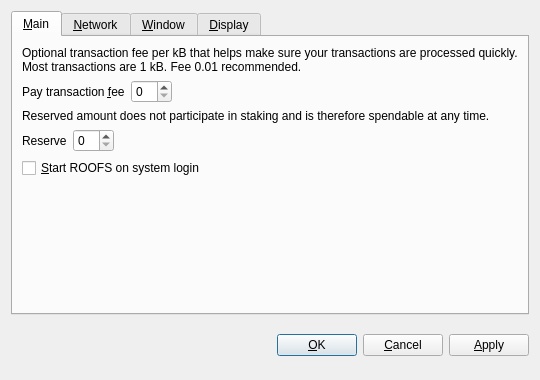
<?xml version="1.0" encoding="UTF-8"?>
<ui version="4.0">
 <class>OptionsDialog</class>
 <widget class="QDialog" name="OptionsDialog">
  <property name="geometry">
   <rect>
    <x>0</x>
    <y>0</y>
    <width>540</width>
    <height>380</height>
   </rect>
  </property>
  <property name="windowTitle">
   <string>Options</string>
  </property>
  <property name="modal">
   <bool>true</bool>
  </property>
  <layout class="QVBoxLayout" name="verticalLayout">
   <item>
    <widget class="QTabWidget" name="tabWidget">
     <property name="tabPosition">
      <enum>QTabWidget::North</enum>
     </property>
     <property name="currentIndex">
      <number>0</number>
     </property>
     <widget class="QWidget" name="tabMain">
      <attribute name="title">
       <string>&amp;Main</string>
      </attribute>
      <layout class="QVBoxLayout" name="verticalLayout_Main">
       <item>
        <widget class="QLabel" name="transactionFeeInfoLabel">
         <property name="text">
          <string>Optional transaction fee per kB that helps make sure your transactions are processed quickly. Most transactions are 1 kB. Fee 0.01 recommended.</string>
         </property>
         <property name="textFormat">
          <enum>Qt::PlainText</enum>
         </property>
         <property name="wordWrap">
          <bool>true</bool>
         </property>
        </widget>
       </item>
       <item>
        <layout class="QHBoxLayout" name="horizontalLayoutFee">
         <item>
          <widget class="QLabel" name="transactionFeeLabel">
           <property name="text">
            <string>Pay transaction &amp;fee</string>
           </property>
           <property name="textFormat">
            <enum>Qt::PlainText</enum>
           </property>
           <property name="buddy">
            <cstring>transactionFee</cstring>
           </property>
          </widget>
         </item>
         <item>
          <widget class="BitcoinAmountField" name="transactionFee"/>
         </item>
         <item>
          <spacer name="horizontalSpacerFee">
           <property name="orientation">
            <enum>Qt::Horizontal</enum>
           </property>
           <property name="sizeHint" stdset="0">
            <size>
             <width>40</width>
             <height>20</height>
            </size>
           </property>
          </spacer>
         </item>
        </layout>
       </item>
       <item>
        <widget class="QLabel" name="reserveBalanceInfoLabel">
         <property name="text">
          <string>Reserved amount does not participate in staking and is therefore spendable at any time.</string>
         </property>
         <property name="textFormat">
          <enum>Qt::PlainText</enum>
         </property>
         <property name="wordWrap">
          <bool>true</bool>
         </property>
        </widget>
       </item>
       <item>
        <layout class="QHBoxLayout" name="horizontalLayoutReserveBalance">
         <item>
          <widget class="QLabel" name="reserveBalanceLabel">
           <property name="text">
            <string>Reserve</string>
           </property>
           <property name="textFormat">
            <enum>Qt::PlainText</enum>
           </property>
           <property name="buddy">
            <cstring>reserveBalance</cstring>
           </property>
          </widget>
         </item>
         <item>
          <widget class="BitcoinAmountField" name="reserveBalance"/>
         </item>
         <item>
          <spacer name="horizontalSpacerReserveBalance">
           <property name="orientation">
            <enum>Qt::Horizontal</enum>
           </property>
           <property name="sizeHint" stdset="0">
            <size>
             <width>40</width>
             <height>20</height>
            </size>
           </property>
          </spacer>
         </item>
        </layout>
       </item>
       <item>
        <widget class="QCheckBox" name="bitcoinAtStartup">
         <property name="toolTip">
          <string>Automatically start ROOFS after logging in to the system.</string>
         </property>
         <property name="text">
          <string>&amp;Start ROOFS on system login</string>
         </property>
        </widget>
       </item>
       <item>
        <spacer name="verticalSpacer_Main">
         <property name="orientation">
          <enum>Qt::Vertical</enum>
         </property>
         <property name="sizeHint" stdset="0">
          <size>
           <width>20</width>
           <height>40</height>
          </size>
         </property>
        </spacer>
       </item>
      </layout>
     </widget>
     <widget class="QWidget" name="tabNetwork">
      <attribute name="title">
       <string>&amp;Network</string>
      </attribute>
      <layout class="QVBoxLayout" name="verticalLayout_Network">
       <item>
        <widget class="QCheckBox" name="mapPortUpnp">
         <property name="toolTip">
          <string>Automatically open the ROOFS client port on the router. This only works when your router supports UPnP and it is enabled.</string>
         </property>
         <property name="text">
          <string>Map port using &amp;UPnP</string>
         </property>
        </widget>
       </item>
       <item>
        <widget class="QCheckBox" name="connectSocks">
         <property name="toolTip">
          <string>Connect to the ROOFS network through a SOCKS proxy (e.g. when connecting through Tor).</string>
         </property>
         <property name="text">
          <string>&amp;Connect through SOCKS proxy:</string>
         </property>
        </widget>
       </item>
       <item>
        <layout class="QHBoxLayout" name="horizontalLayout_Network">
         <item>
          <widget class="QLabel" name="proxyIpLabel">
           <property name="text">
            <string>Proxy &amp;IP:</string>
           </property>
           <property name="textFormat">
            <enum>Qt::PlainText</enum>
           </property>
           <property name="buddy">
            <cstring>proxyIp</cstring>
           </property>
          </widget>
         </item>
         <item>
          <widget class="QValidatedLineEdit" name="proxyIp">
           <property name="maximumSize">
            <size>
             <width>140</width>
             <height>16777215</height>
            </size>
           </property>
           <property name="toolTip">
            <string>IP address of the proxy (e.g. 127.0.0.1)</string>
           </property>
          </widget>
         </item>
         <item>
          <widget class="QLabel" name="proxyPortLabel">
           <property name="text">
            <string>&amp;Port:</string>
           </property>
           <property name="textFormat">
            <enum>Qt::PlainText</enum>
           </property>
           <property name="buddy">
            <cstring>proxyPort</cstring>
           </property>
          </widget>
         </item>
         <item>
          <widget class="QLineEdit" name="proxyPort">
           <property name="maximumSize">
            <size>
             <width>55</width>
             <height>16777215</height>
            </size>
           </property>
           <property name="toolTip">
            <string>Port of the proxy (e.g. 9050)</string>
           </property>
          </widget>
         </item>
         <item>
          <widget class="QLabel" name="socksVersionLabel">
           <property name="text">
            <string>SOCKS &amp;Version:</string>
           </property>
           <property name="textFormat">
            <enum>Qt::PlainText</enum>
           </property>
           <property name="buddy">
            <cstring>socksVersion</cstring>
           </property>
          </widget>
         </item>
         <item>
          <widget class="QValueComboBox" name="socksVersion">
           <property name="toolTip">
            <string>SOCKS version of the proxy (e.g. 5)</string>
           </property>
          </widget>
         </item>
         <item>
          <spacer name="horizontalSpacer_Network">
           <property name="orientation">
            <enum>Qt::Horizontal</enum>
           </property>
           <property name="sizeHint" stdset="0">
            <size>
             <width>40</width>
             <height>20</height>
            </size>
           </property>
          </spacer>
         </item>
        </layout>
       </item>
       <item>
        <spacer name="verticalSpacer_Network">
         <property name="orientation">
          <enum>Qt::Vertical</enum>
         </property>
         <property name="sizeHint" stdset="0">
          <size>
           <width>20</width>
           <height>40</height>
          </size>
         </property>
        </spacer>
       </item>
      </layout>
     </widget>
     <widget class="QWidget" name="tabWindow">
      <attribute name="title">
       <string>&amp;Window</string>
      </attribute>
      <layout class="QVBoxLayout" name="verticalLayout_Window">
       <item>
        <widget class="QCheckBox" name="minimizeToTray">
         <property name="toolTip">
          <string>Show only a tray icon after minimizing the window.</string>
         </property>
         <property name="text">
          <string>&amp;Minimize to the tray instead of the taskbar</string>
         </property>
        </widget>
       </item>
       <item>
        <widget class="QCheckBox" name="minimizeOnClose">
         <property name="toolTip">
          <string>Minimize instead of exit the application when the window is closed. When this option is enabled, the application will be closed only after selecting Quit in the menu.</string>
         </property>
         <property name="text">
          <string>M&amp;inimize on close</string>
         </property>
        </widget>
       </item>
       <item>
        <spacer name="verticalSpacer_Window">
         <property name="orientation">
          <enum>Qt::Vertical</enum>
         </property>
         <property name="sizeHint" stdset="0">
          <size>
           <width>20</width>
           <height>40</height>
          </size>
         </property>
        </spacer>
       </item>
      </layout>
     </widget>
     <widget class="QWidget" name="tabDisplay">
      <attribute name="title">
       <string>&amp;Display</string>
      </attribute>
      <layout class="QVBoxLayout" name="verticalLayout_Display">
       <item>
        <layout class="QHBoxLayout" name="horizontalLayout_1_Display">
         <item>
          <widget class="QLabel" name="langLabel">
           <property name="text">
            <string>User Interface &amp;language:</string>
           </property>
           <property name="textFormat">
            <enum>Qt::PlainText</enum>
           </property>
           <property name="buddy">
            <cstring>lang</cstring>
           </property>
          </widget>
         </item>
         <item>
          <widget class="QValueComboBox" name="lang">
           <property name="toolTip">
            <string>The user interface language can be set here. This setting will take effect after restarting ROOFS.</string>
           </property>
          </widget>
         </item>
        </layout>
       </item>
       <item>
        <layout class="QHBoxLayout" name="horizontalLayout_2_Display">
         <item>
          <widget class="QLabel" name="unitLabel">
           <property name="text">
            <string>&amp;Unit to show amounts in:</string>
           </property>
           <property name="textFormat">
            <enum>Qt::PlainText</enum>
           </property>
           <property name="buddy">
            <cstring>unit</cstring>
           </property>
          </widget>
         </item>
         <item>
          <widget class="QValueComboBox" name="unit">
           <property name="toolTip">
            <string>Choose the default subdivision unit to show in the interface and when sending coins.</string>
           </property>
          </widget>
         </item>
        </layout>
       </item>
       <item>
        <widget class="QCheckBox" name="displayAddresses">
         <property name="toolTip">
          <string>Whether to show ROOFS addresses in the transaction list or not.</string>
         </property>
         <property name="text">
          <string>&amp;Display addresses in transaction list</string>
         </property>
        </widget>
       </item>
       <item>
        <widget class="QCheckBox" name="coinControlFeatures">
         <property name="toolTip">
          <string>Whether to show coin control features or not.</string>
         </property>
         <property name="text">
          <string>Display coin &amp;control features (experts only!)</string>
         </property>
        </widget>
       </item>
       <item>
        <spacer name="verticalSpacer_Display">
         <property name="orientation">
          <enum>Qt::Vertical</enum>
         </property>
         <property name="sizeHint" stdset="0">
          <size>
           <width>20</width>
           <height>40</height>
          </size>
         </property>
        </spacer>
       </item>
      </layout>
     </widget>
    </widget>
   </item>
   <item>
    <layout class="QHBoxLayout" name="horizontalLayout_Buttons">
     <item>
      <spacer name="horizontalSpacer_1">
       <property name="orientation">
        <enum>Qt::Horizontal</enum>
       </property>
       <property name="sizeHint" stdset="0">
        <size>
         <width>40</width>
         <height>48</height>
        </size>
       </property>
      </spacer>
     </item>
     <item>
      <widget class="QLabel" name="statusLabel">
       <property name="font">
        <font>
         <weight>75</weight>
         <bold>true</bold>
        </font>
       </property>
       <property name="text">
        <string/>
       </property>
       <property name="textFormat">
        <enum>Qt::PlainText</enum>
       </property>
       <property name="wordWrap">
        <bool>true</bool>
       </property>
      </widget>
     </item>
     <item>
      <spacer name="horizontalSpacer_2">
       <property name="orientation">
        <enum>Qt::Horizontal</enum>
       </property>
       <property name="sizeHint" stdset="0">
        <size>
         <width>40</width>
         <height>48</height>
        </size>
       </property>
      </spacer>
     </item>
     <item>
      <widget class="QPushButton" name="okButton">
       <property name="text">
        <string>&amp;OK</string>
       </property>
      </widget>
     </item>
     <item>
      <widget class="QPushButton" name="cancelButton">
       <property name="text">
        <string>&amp;Cancel</string>
       </property>
       <property name="autoDefault">
        <bool>false</bool>
       </property>
      </widget>
     </item>
     <item>
      <widget class="QPushButton" name="applyButton">
       <property name="text">
        <string>&amp;Apply</string>
       </property>
       <property name="autoDefault">
        <bool>false</bool>
       </property>
      </widget>
     </item>
    </layout>
   </item>
  </layout>
 </widget>
 <customwidgets>
  <customwidget>
   <class>BitcoinAmountField</class>
   <extends>QSpinBox</extends>
   <header>bitcoinamountfield.h</header>
  </customwidget>
  <customwidget>
   <class>QValueComboBox</class>
   <extends>QComboBox</extends>
   <header>qvaluecombobox.h</header>
  </customwidget>
  <customwidget>
   <class>QValidatedLineEdit</class>
   <extends>QLineEdit</extends>
   <header>qvalidatedlineedit.h</header>
  </customwidget>
 </customwidgets>
 <resources/>
 <connections/>
</ui>
